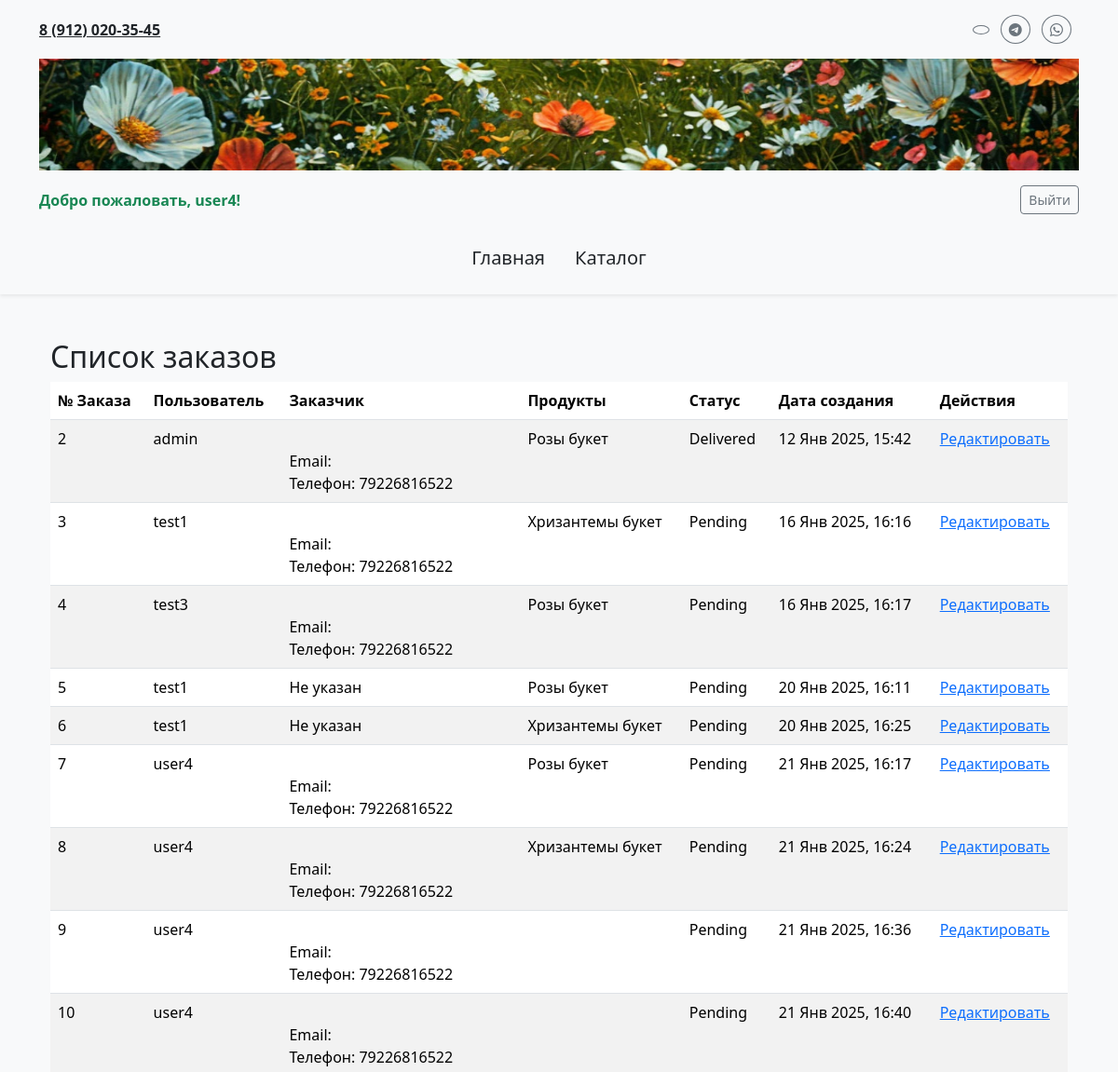
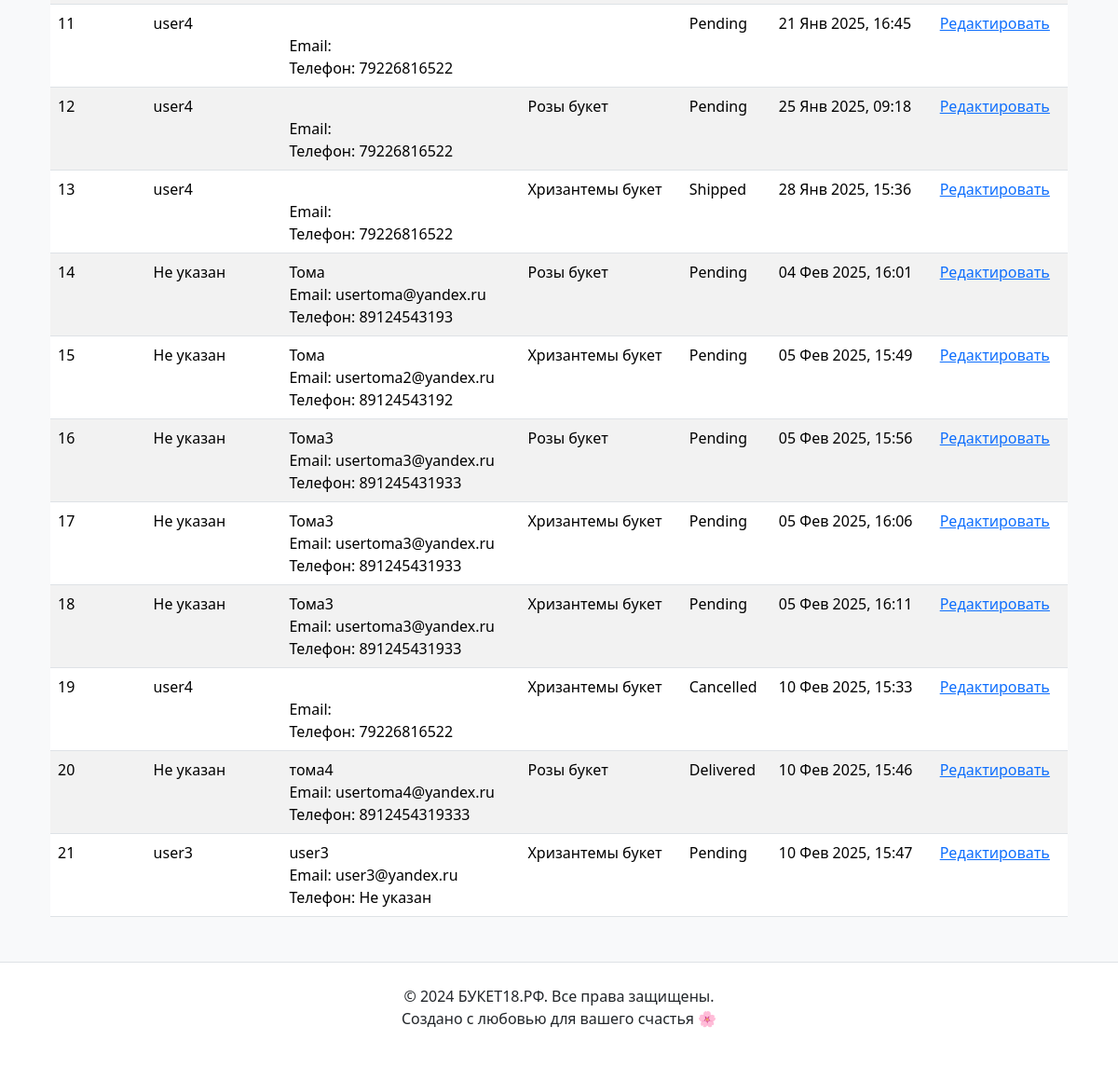
The app's page /orders/ (signed in) with its own data (2 pictures, top to bottom).
### main/models.py (models this page shows, shortened)
class Order(models.Model):
    STATUS_CHOICES = [
        ('PENDING', 'Pending'),
        ('SHIPPED', 'Shipped'),
        ('DELIVERED', 'Delivered'),
        ('CANCELLED', 'Cancelled'),
    ]
    id = models.AutoField(primary_key=True)
    user = models.ForeignKey(User, on_delete=models.CASCADE, related_name='orders', blank=True, null=True)
    customer = models.ForeignKey(Customer, on_delete=models.CASCADE, related_name='orders', blank=True, null=True)  # Новое поле
    products = models.ManyToManyField(Product, related_name='orders')
    status = models.CharField(max_length=20, choices=STATUS_CHOICES, default='PENDING')
    delivery_address = models.CharField(max_length=255, blank=True, null=True)
    created_at = models.DateTimeField(auto_now_add=True)
    class Meta:
        verbose_name = "Заказ"
        verbose_name_plural = "Заказы"

class Customer(models.Model):
    name = models.CharField(max_length=100)
    email = models.EmailField(unique=True)  # Уникальный email
    phone = models.CharField(
        max_length=15,
        blank=True,
        null=True,
        unique=True  # Ограничение уникальности для телефона
    )
    telegram_id = models.BigIntegerField(blank=True, null=True)  # ID пользователя Telegram

class Product(models.Model):
    id = models.AutoField(primary_key=True)
    name = models.CharField(max_length=255)
    price = models.DecimalField(max_digits=10, decimal_places=2)
    image = models.ImageField(upload_to='products/', null=True, blank=True)
    class Meta:
        verbose_name = "Продукт"
        verbose_name_plural = "Продукты"

### main/views.py (the view)
# urls.py: path('orders/', views.order_list, name='order_list'),
def order_list(request):
    orders = Order.objects.select_related('user', 'customer').all()
    return render(request, 'main/order_list.html', {'orders': orders})

### main/templates/main/order_list.html (shortened to what this page needs)
{% extends 'main/layoute.html' %}
{% block content %}
    <div class="container my-5">
        <h2>Список заказов</h2>
        {% if orders %}
            <table class="table table-striped">
                <thead>
                    <tr>
                        <th>№ Заказа</th>
                        <th>Пользователь</th>
                        <th>Заказчик</th>
                        <th>Продукты</th>
                        <th>Статус</th>
                        <th>Дата создания</th>
                        <th>Действия</th>
                    </tr>
                </thead>
                <tbody>
                    {% for order in orders %}
                        <tr>
                            <td>{{ order.id }}</td>
                            <td>
                                {% if order.user %}
                                    {{ order.user.username }}
                                {% else %}
                                    Не указан
                                {% endif %}
                            </td>
                            <td>
                                {% if order.customer %}
                                    {{ order.customer.name }}<br>
                                    Email: {{ order.customer.email }}<br>
                                    Телефон: {{ order.customer.phone|default:"Не указан" }}
                                {% else %}
                                    Не указан
                                {% endif %}
                            </td>
                            <td>
                                {% for product in order.products.all %}
                                    {{ product.name }}<br>
                                {% endfor %}
                            </td>
                            <td>{{ order.get_status_display }}</td>
                            <td>{{ order.created_at|date:"d M Y, H:i" }}</td>
                            <td>
                                <a href="{% url 'edit_order' order.id %}">Редактировать</a>
                            </td>
                        </tr>
                    {% endfor %}
                </tbody>
            </table>
        {% else %}
            <p>Нет заказов.</p>
        {% endif %}
    </div>
{% endblock %}

### main/templates/main/header.html (shortened to what this page needs)
{% load static %}
<header class="header bg-light py-3 shadow-sm">
  <div class="container">
    <div class="d-flex justify-content-between align-items-center mb-3">
      <div class="contacts">
        <a href="tel:89120203545" class="phone text-dark fw-bold">8 (912) 020-35-45</a>
      </div>
      <div class="social-icons">
        <a href="https://vk.com" target="_blank" class="btn btn-outline-secondary btn-sm rounded-circle me-2">
        </a>
        <a href="https://telegram.org" target="_blank" class="btn btn-outline-secondary btn-sm rounded-circle me-2">
          <i class="bi bi-telegram"></i>
        </a>
        <a href="https://wa.me" target="_blank" class="btn btn-outline-secondary btn-sm rounded-circle me-2">
          <i class="bi bi-whatsapp"></i>
        </a>
      </div>
    </div>
    <div class="text-center logo mb-3">
      <a href="{% url 'index' %}">
        <img src="{% static 'main/images/logo.png' %}" alt="Логотип сайта БУКЕТ18.РФ" class="img-fluid w-100">
      </a>
    </div>
    <div class="user-auth d-flex justify-content-between align-items-center mb-3">
      <div>
        {% if user.is_authenticated %}
          <span class="text-success fw-bold">Добро пожаловать, {{ user.username }}!</span>
        {% else %}
          <span class="text-muted">Вы не вошли в систему</span>
        {% endif %}
      </div>
     <div>
    {% if user.is_authenticated %}
        <form method="post" action="{% url 'logout' %}" style="display:inline;">
            <button type="submit" class="btn btn-outline-secondary btn-sm">Выйти</button>
        </form>
    {% else %}
        <a href="{% url 'login' %}" class="btn btn-secondary btn-sm">Войти</a>
        <a href="{% url 'register' %}" class="btn btn-outline-secondary btn-sm ms-2">Регистрация</a>
    {% endif %}
</div>
    </div>
    <nav class="navigation mt-4">
      <ul class="nav justify-content-center">
        <li class="nav-item">
          <a href="{% url 'index' %}" class="nav-link text-dark fs-5">Главная</a>
        </li>
        <li class="nav-item">
          <a href="{% url 'user' %}" class="nav-link text-dark fs-5">Каталог</a>
        </li>
      </ul>
    </nav>
  </div>
</header>

### main/static/main/css/main.css (style rules this page uses)
.header .logo img { max-height: 120px; width: 100%; transition: transform 0.3s ease; }
.header .contacts .phone { font-size: 1rem; font-weight: bold; }
.navigation .nav-link { font-size: 1.2rem; color: #333; }

### records on screen
Order: id "2", user.username "admin", customer.phone "79226816522", status "Delivered", created_at "12 Янв 2025, 15:42"
Product: name "Розы букет"
Order: id "3", user.username "test1", customer.phone "79226816522", status "Pending", created_at "16 Янв 2025, 16:16"
Product: name "Хризантемы букет"
Order: id "4", user.username "test3", customer.phone "79226816522", status "Pending", created_at "16 Янв 2025, 16:17"
Order: id "5", user.username "test1", shows "Не указан", status "Pending", created_at "20 Янв 2025, 16:11"
Order: id "6", user.username "test1", shows "Не указан", status "Pending", created_at "20 Янв 2025, 16:25"
Order: id "7", user.username "user4", customer.phone "79226816522", status "Pending", created_at "21 Янв 2025, 16:17"
Order: id "8", user.username "user4", customer.phone "79226816522", status "Pending", created_at "21 Янв 2025, 16:24"
Order: id "9", user.username "user4", customer.phone "79226816522", status "Pending", created_at "21 Янв 2025, 16:36"
Order: id "10", user.username "user4", customer.phone "79226816522", status "Pending", created_at "21 Янв 2025, 16:40"
Order: id "11", user.username "user4", customer.phone "79226816522", status "Pending", created_at "21 Янв 2025, 16:45"
Order: id "12", user.username "user4", customer.phone "79226816522", status "Pending", created_at "25 Янв 2025, 09:18"
Order: id "13", user.username "user4", customer.phone "79226816522", status "Shipped", created_at "28 Янв 2025, 15:36"
Order: id "14", shows "Не указан", customer.name "Тома", customer.email "usertoma@yandex.ru", customer.phone "89124543193", status "Pending", created_at "04 Фев 2025, 16:01"
Order: id "15", shows "Не указан", customer.name "Тома", customer.email "usertoma2@yandex.ru", customer.phone "89124543192", status "Pending", created_at "05 Фев 2025, 15:49"
Order: id "16", shows "Не указан", customer.name "Тома3", customer.email "usertoma3@yandex.ru", customer.phone "891245431933", status "Pending", created_at "05 Фев 2025, 15:56"
Order: id "17", shows "Не указан", customer.name "Тома3", customer.email "usertoma3@yandex.ru", customer.phone "891245431933", status "Pending", created_at "05 Фев 2025, 16:06"
Order: id "18", shows "Не указан", customer.name "Тома3", customer.email "usertoma3@yandex.ru", customer.phone "891245431933", status "Pending", created_at "05 Фев 2025, 16:11"
Order: id "19", user.username "user4", customer.phone "79226816522", status "Cancelled", created_at "10 Фев 2025, 15:33"
Order: id "20", shows "Не указан", customer.name "тома4", customer.email "usertoma4@yandex.ru", customer.phone "8912454319333", status "Delivered", created_at "10 Фев 2025, 15:46"
Order: id "21", user.username "user3", customer.name "user3", customer.email "user3@yandex.ru", customer.phone "Не указан", status "Pending", created_at "10 Фев 2025, 15:47"

### other values on screen
{{ user.username }} "user4"
